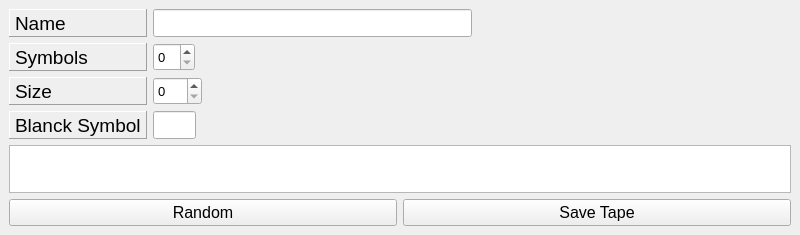
<?xml version="1.0" encoding="UTF-8"?>
<ui version="4.0">
 <class>RandomTapes</class>
 <widget class="QMainWindow" name="RandomTapes">
  <property name="geometry">
   <rect>
    <x>0</x>
    <y>0</y>
    <width>800</width>
    <height>235</height>
   </rect>
  </property>
  <property name="windowTitle">
   <string>MainWindow</string>
  </property>
  <widget class="QWidget" name="zCentralwidget">
   <layout class="QVBoxLayout" name="verticalLayout">
    <item>
     <layout class="QHBoxLayout" name="zTopLayout">
      <item>
       <layout class="QVBoxLayout" name="zLabels">
        <item>
         <widget class="QLabel" name="zLabel_2">
          <property name="font">
           <font>
            <pointsize>14</pointsize>
           </font>
          </property>
          <property name="frameShape">
           <enum>QFrame::Panel</enum>
          </property>
          <property name="frameShadow">
           <enum>QFrame::Raised</enum>
          </property>
          <property name="text">
           <string>Name</string>
          </property>
          <property name="margin">
           <number>0</number>
          </property>
         </widget>
        </item>
        <item>
         <widget class="QLabel" name="zLabel_4">
          <property name="font">
           <font>
            <pointsize>14</pointsize>
           </font>
          </property>
          <property name="frameShape">
           <enum>QFrame::Panel</enum>
          </property>
          <property name="frameShadow">
           <enum>QFrame::Raised</enum>
          </property>
          <property name="text">
           <string>Symbols</string>
          </property>
          <property name="margin">
           <number>0</number>
          </property>
         </widget>
        </item>
        <item>
         <widget class="QLabel" name="zLabel_3">
          <property name="font">
           <font>
            <pointsize>14</pointsize>
           </font>
          </property>
          <property name="frameShape">
           <enum>QFrame::Panel</enum>
          </property>
          <property name="frameShadow">
           <enum>QFrame::Raised</enum>
          </property>
          <property name="text">
           <string>Size</string>
          </property>
          <property name="margin">
           <number>0</number>
          </property>
         </widget>
        </item>
        <item>
         <widget class="QLabel" name="zLabel">
          <property name="font">
           <font>
            <pointsize>14</pointsize>
           </font>
          </property>
          <property name="frameShape">
           <enum>QFrame::Panel</enum>
          </property>
          <property name="frameShadow">
           <enum>QFrame::Raised</enum>
          </property>
          <property name="text">
           <string>Blanck Symbol</string>
          </property>
          <property name="margin">
           <number>0</number>
          </property>
         </widget>
        </item>
       </layout>
      </item>
      <item>
       <layout class="QVBoxLayout" name="zValues">
        <item>
         <layout class="QHBoxLayout" name="zNameLayout">
          <item>
           <widget class="QLineEdit" name="nameEdit">
            <property name="sizePolicy">
             <sizepolicy hsizetype="Expanding" vsizetype="Preferred">
              <horstretch>0</horstretch>
              <verstretch>0</verstretch>
             </sizepolicy>
            </property>
            <property name="font">
             <font>
              <pointsize>10</pointsize>
             </font>
            </property>
           </widget>
          </item>
          <item>
           <spacer name="zSpacer">
            <property name="orientation">
             <enum>Qt::Horizontal</enum>
            </property>
            <property name="sizeHint" stdset="0">
             <size>
              <width>40</width>
              <height>20</height>
             </size>
            </property>
           </spacer>
          </item>
         </layout>
        </item>
        <item>
         <layout class="QHBoxLayout" name="zSymbolsLayout">
          <item>
           <widget class="QSpinBox" name="symSBox">
            <property name="sizePolicy">
             <sizepolicy hsizetype="Fixed" vsizetype="Preferred">
              <horstretch>0</horstretch>
              <verstretch>0</verstretch>
             </sizepolicy>
            </property>
            <property name="font">
             <font>
              <pointsize>10</pointsize>
             </font>
            </property>
            <property name="minimum">
             <number>0</number>
            </property>
            <property name="maximum">
             <number>10</number>
            </property>
            <property name="value">
             <number>0</number>
            </property>
           </widget>
          </item>
          <item>
           <layout class="QHBoxLayout" name="symLayout"/>
          </item>
          <item>
           <spacer name="zSpacer_2">
            <property name="orientation">
             <enum>Qt::Horizontal</enum>
            </property>
            <property name="sizeHint" stdset="0">
             <size>
              <width>40</width>
              <height>20</height>
             </size>
            </property>
           </spacer>
          </item>
         </layout>
        </item>
        <item>
         <layout class="QHBoxLayout" name="zSizeLayout">
          <item>
           <widget class="QSpinBox" name="sizeSBox">
            <property name="sizePolicy">
             <sizepolicy hsizetype="Fixed" vsizetype="Preferred">
              <horstretch>0</horstretch>
              <verstretch>0</verstretch>
             </sizepolicy>
            </property>
            <property name="font">
             <font>
              <pointsize>10</pointsize>
             </font>
            </property>
            <property name="minimum">
             <number>0</number>
            </property>
            <property name="maximum">
             <number>500</number>
            </property>
            <property name="value">
             <number>0</number>
            </property>
           </widget>
          </item>
          <item>
           <spacer name="zSpacer_3">
            <property name="orientation">
             <enum>Qt::Horizontal</enum>
            </property>
            <property name="sizeHint" stdset="0">
             <size>
              <width>40</width>
              <height>20</height>
             </size>
            </property>
           </spacer>
          </item>
         </layout>
        </item>
        <item>
         <layout class="QHBoxLayout" name="zBSymLayout">
          <item>
           <widget class="QLineEdit" name="bSymEdit">
            <property name="sizePolicy">
             <sizepolicy hsizetype="Ignored" vsizetype="Preferred">
              <horstretch>0</horstretch>
              <verstretch>0</verstretch>
             </sizepolicy>
            </property>
            <property name="minimumSize">
             <size>
              <width>43</width>
              <height>0</height>
             </size>
            </property>
            <property name="font">
             <font>
              <pointsize>10</pointsize>
             </font>
            </property>
            <property name="maxLength">
             <number>1</number>
            </property>
            <property name="alignment">
             <set>Qt::AlignCenter</set>
            </property>
           </widget>
          </item>
          <item>
           <spacer name="zSpacer_4">
            <property name="orientation">
             <enum>Qt::Horizontal</enum>
            </property>
            <property name="sizeHint" stdset="0">
             <size>
              <width>40</width>
              <height>20</height>
             </size>
            </property>
           </spacer>
          </item>
         </layout>
        </item>
       </layout>
      </item>
     </layout>
    </item>
    <item>
     <widget class="QListWidget" name="tapeList">
      <property name="maximumSize">
       <size>
        <width>16777215</width>
        <height>48</height>
       </size>
      </property>
     </widget>
    </item>
    <item>
     <layout class="QHBoxLayout" name="zButtonLayout">
      <item>
       <widget class="QPushButton" name="randBt">
        <property name="font">
         <font>
          <pointsize>12</pointsize>
         </font>
        </property>
        <property name="text">
         <string>Random</string>
        </property>
       </widget>
      </item>
      <item>
       <widget class="QPushButton" name="saveBt">
        <property name="font">
         <font>
          <pointsize>12</pointsize>
         </font>
        </property>
        <property name="text">
         <string>Save Tape</string>
        </property>
       </widget>
      </item>
     </layout>
    </item>
   </layout>
  </widget>
 </widget>
 <resources/>
 <connections/>
</ui>
